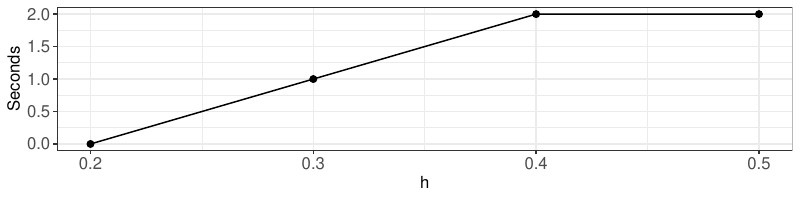

Write the R code that produced this figure.
library(ggplot2)
library(scales)
library(doBy)
library(grid)
library(gridExtra)
library(reshape2)

df = read.table("h.txt", header=T)

pdf("h.pdf", width=8, height=2)
g.root <- ggplot(df) +
  geom_point(aes (x=h, y=delay16), size=2) +
  geom_line(aes (x=h, y=delay16), size=0.5) +
  # scale_x_continuous(breaks=seq(0, 180, 30)) +
  ylab("Seconds") +
  # scale_colour_discrete(labels=c("FP", "FN")) +
  # scale_shape_discrete(labels=c("FP", "FN")) +
  theme_bw() + 
  theme(plot.title=element_text(size=12,hjust=0.5),axis.title=element_text(size=12),axis.text=element_text(size=12),legend.text=element_text(size=12), legend.title=element_blank()) +
  theme(legend.position = 'bottom') 
print(g.root)

g.root <- ggplot(df) +
  geom_point(aes (x=h, y=FP), size=2) +
  geom_line(aes (x=h, y=FP), size=0.5) +
  # scale_x_continuous(breaks=seq(0, 180, 30)) +
  ylab("Rate") +
  # scale_colour_discrete(labels=c("FP", "FN")) +
  # scale_shape_discrete(labels=c("FP", "FN")) +
  theme_bw() + 
  theme(plot.title=element_text(size=12,hjust=0.5),axis.title=element_text(size=12),axis.text=element_text(size=12),legend.text=element_text(size=12), legend.title=element_blank()) +
  theme(legend.position = 'bottom') 
print(g.root)
